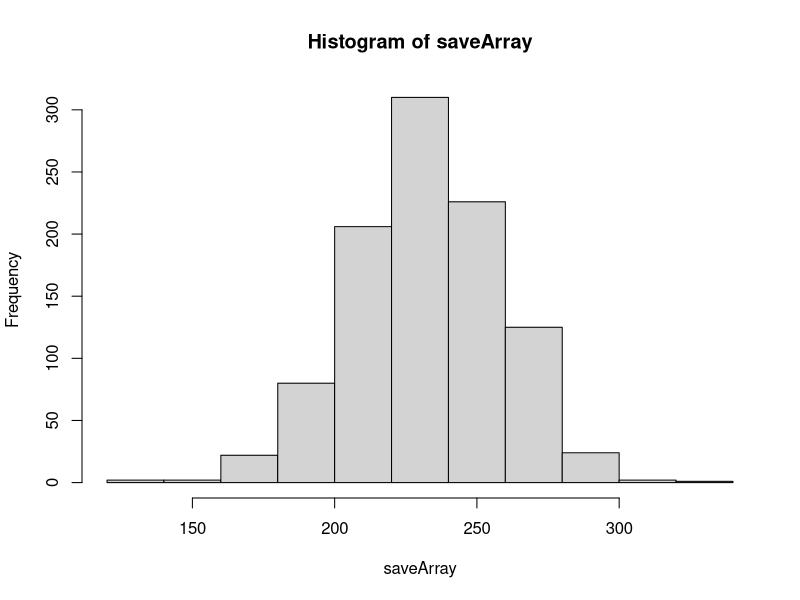

The R source for this figure:
## ---- chunk 1
knitr::opts_chunk$set(echo = TRUE)
## ---- chunk 2
days = 1:365

saveArray=vector('numeric')
for (k in 1:1000){

  bank = 0
  for (i in 1:525){
    sampleClass = sample(days, 35, replace = TRUE)

    repeats = length(unique(sampleClass))
    if (repeats == 35) bank = bank - 2
    else bank = bank + 1
  }
saveArray[k]= bank
}
## ---- chunk 3
hist(saveArray)
## ---- chunk 4
print('aveage amt:')
print(mean(saveArray))
